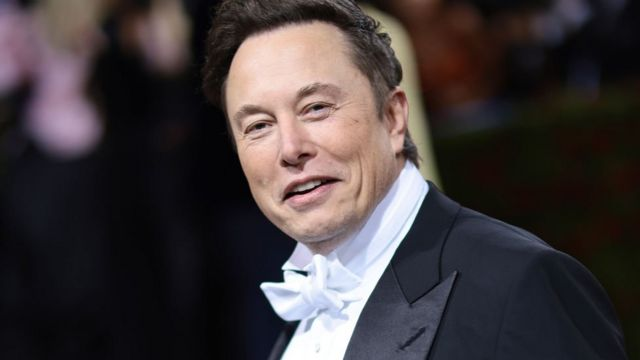
#> input picture data/elon_1.jpg, 640 x 360 px
$ jupyter execute 9_image_matching.ipynb
#> lines starting #> are read from the running program, lines starting #| are printed output that depends on the picture
# 9. Image Matching

## Table of Contents
1. [Libraries](#libraries)
1. [ORB Matching](#orb)
1. [SIFT Matching](#sift)

## Importing Libraries <a class="anchor" id="libraries" ></a>

[cell 1]
import cv2
import matplotlib.pyplot as plt
import numpy as np

# ORB (Oriented FAST and Rotated BRIEF) <a class="anchor" id="orb" ></a>

- Developed at OpenCV labs by Ethan Rublee, Vincent Rabaud, Kurt Konolige, and Gary R. Bradski in 2011
- Efficient and viable alternative to SIFT and SURF (patented algorithms)
- ORB is free to use
- Feature detection
- ORB builds on FAST keypoint detector + BRIEF descriptor

[cell 2]
#reading image
img = cv2.imread('data/elon_1.jpg')
#> img is the input picture: shape (360, 640, 3); mean B, G, R 58.6, 57.4, 64.9
img_color = cv2.cvtColor(img, cv2.COLOR_BGR2RGB)
img_gray = cv2.cvtColor(img, cv2.COLOR_BGR2GRAY)

plt.figure(figsize=(15, 8))
plt.subplot(1, 2, 1)
plt.imshow(img_color)
plt.subplot(1, 2, 2)
plt.imshow(img_gray, cmap="gray")
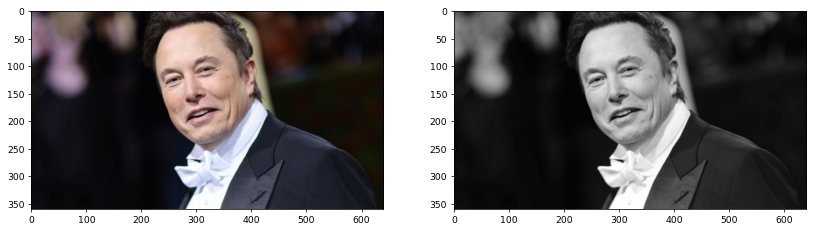
#> figure drawn by matplotlib, 2 panels

### Create test image by adding Scale Invariance and Rotational Invariance

[cell 3]
test_image = cv2.pyrDown(img_color)
test_image = cv2.pyrDown(test_image)
#> test_image: shape (90, 160, 3)
num_rows, num_cols = test_image.shape[:2]
#> num_rows = 90; num_cols = 160

rotation_matrix = cv2.getRotationMatrix2D((num_cols/2, num_rows/2), 30, 1)
test_image = cv2.warpAffine(test_image, rotation_matrix, (num_cols, num_rows))
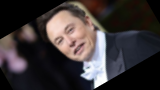
#> test_image: shape (90, 160, 3); mean R, G, B 59.7, 53.2, 53.9

test_gray = cv2.cvtColor(test_image, cv2.COLOR_RGB2GRAY)
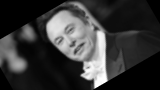
#> test_gray: shape (90, 160); min 0, max 255, mean 55.2

### Display traning image and testing image

[cell 4]
fx, plots = plt.subplots(1, 2, figsize=(20,10))

plots[0].set_title("Training Image")
plots[0].imshow(img_color)

plots[1].set_title("Testing Image")
plots[1].imshow(test_image)

### ORB

[cell 5]
orb = cv2.ORB_create()

[cell 6]
train_keypoints, train_descriptor = orb.detectAndCompute(img_color, None)
#> train_keypoints = 500 keypoints; strongest (x, y, size): (263, 285, 53.6), (263, 286, 64.3), (261, 285, 44.6), (279, 279, 77.1)
test_keypoints, test_descriptor = orb.detectAndCompute(test_gray, None)
#> test_keypoints = 42 keypoints; strongest (x, y, size): (101, 31, 31), (102, 33, 31), (98, 32, 31), (59, 46, 37.2)

keypoints_without_size = np.copy(img_color)
keypoints_with_size = np.copy(img_color)

cv2.drawKeypoints(img_color, train_keypoints, keypoints_without_size, color = (0, 255, 0))
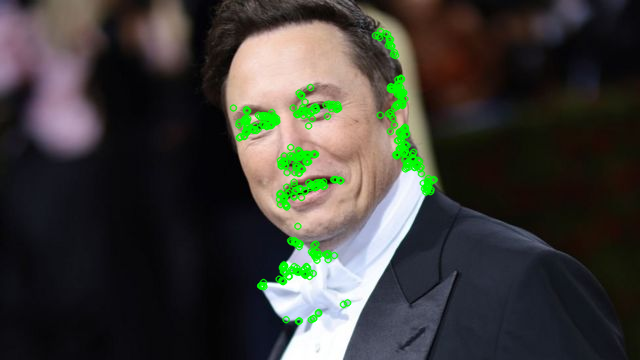
#> keypoints_without_size: shape (360, 640, 3); mean R, G, B 61.5, 60.6, 55.8

cv2.drawKeypoints(img_color, train_keypoints, keypoints_with_size, flags = cv2.DRAW_MATCHES_FLAGS_DRAW_RICH_KEYPOINTS)
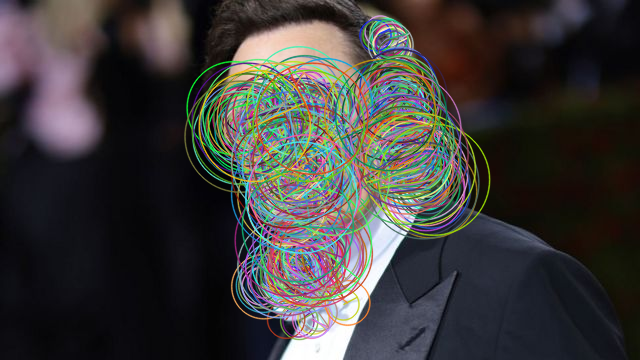
#> keypoints_with_size: shape (360, 640, 3); mean R, G, B 61.5, 59.5, 58.2

# Display image with and without keypoints size
fx, plots = plt.subplots(1, 2, figsize=(20,10))

plots[0].set_title("Train keypoints With Size")
plots[0].imshow(keypoints_with_size, cmap='gray')

plots[1].set_title("Train keypoints Without Size")
plots[1].imshow(keypoints_without_size, cmap='gray')

# Print the number of keypoints detected in the training image
print("Number of Keypoints Detected In The Training Image: ", len(train_keypoints))
#| Number of Keypoints Detected In The Training Image:  500

# Print the number of keypoints detected in the query image
print("Number of Keypoints Detected In The Query Image: ", len(test_keypoints))
#| Number of Keypoints Detected In The Query Image:  42

[cell 7]
# Create a Brute Force Matcher object.
bf = cv2.BFMatcher(cv2.NORM_HAMMING, crossCheck = True)

# Perform the matching between the ORB descriptors of the training image and the test image
matches = bf.match(train_descriptor, test_descriptor)
#> matches = 30 matches

# The matches with shorter distance are the ones we want.
matches = sorted(matches, key = lambda x : x.distance)

result = cv2.drawMatches(img_color, train_keypoints, test_gray, test_keypoints, matches, test_gray, flags = 2)
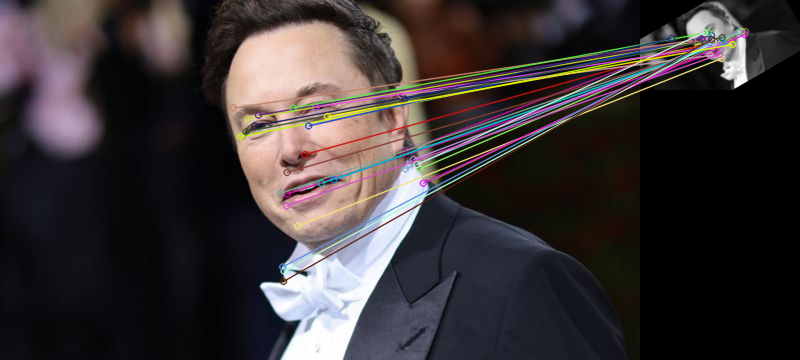
#> result: shape (360, 800, 3); mean R, G, B 57.9, 51.6, 52.7

# Display the best matching points
plt.rcParams['figure.figsize'] = [14.0, 7.0]
plt.title('Best Matching Points')
plt.imshow(result)
plt.show()

# Print total number of matching points between the training and query images
print("\nNumber of Matching Keypoints Between The Training and Query Images: ", len(matches))
#| Number of Matching Keypoints Between The Training and Query Images:  30

## SIFT Matching (Scale Invariant Feature Transform) <a class="anchor" id="sift" ></a>

[cell 8]
img1 = cv2.imread('data/elon_1.jpg')
gray1 = cv2.cvtColor(img1, cv2.COLOR_BGR2GRAY)

#keypoints
sift = cv2.SIFT_create()
keypoints_1, descriptors_1 = sift.detectAndCompute(img1,None)
#> keypoints_1 = 291 keypoints; strongest (x, y, size): (305, 273, 3.9), (265, 286, 6), (412, 188, 25.8), (298, 272, 2.7)

img_1 = cv2.drawKeypoints(gray1,keypoints_1,img1)
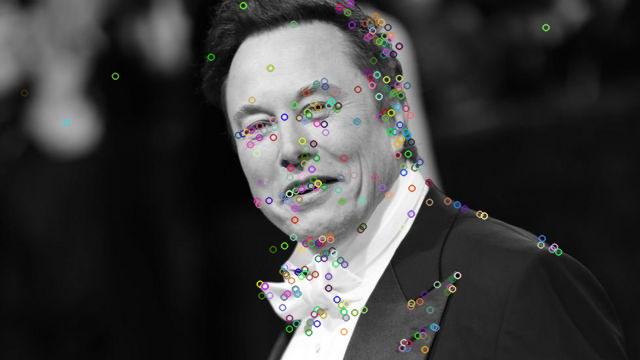
#> img_1: shape (360, 640, 3); mean B, G, R 59.6, 59.8, 59.9
plt.imshow(img_1)

### Matching different images

[cell 9]
# read images
img1 = cv2.imread('data/elon_1.jpg')
img2 = cv2.imread('data/elon_2.png')
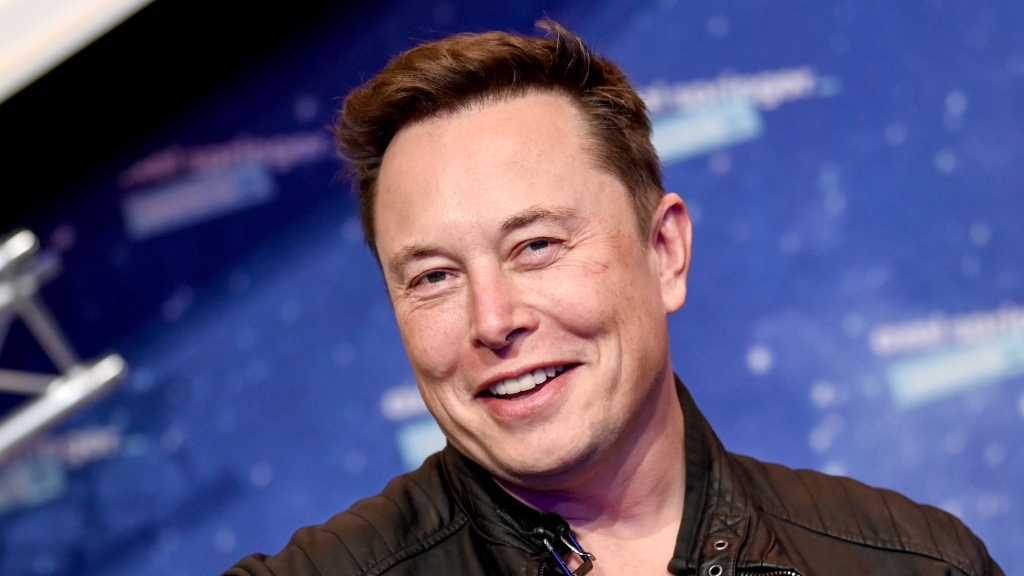
#> input picture data/elon_2.png, 1024 x 576 px
#> img2 is the input picture: shape (576, 1024, 3); mean B, G, R 121.2, 83, 86.7

img1 = cv2.cvtColor(img1, cv2.COLOR_BGR2GRAY)
img2 = cv2.cvtColor(img2, cv2.COLOR_BGR2GRAY)
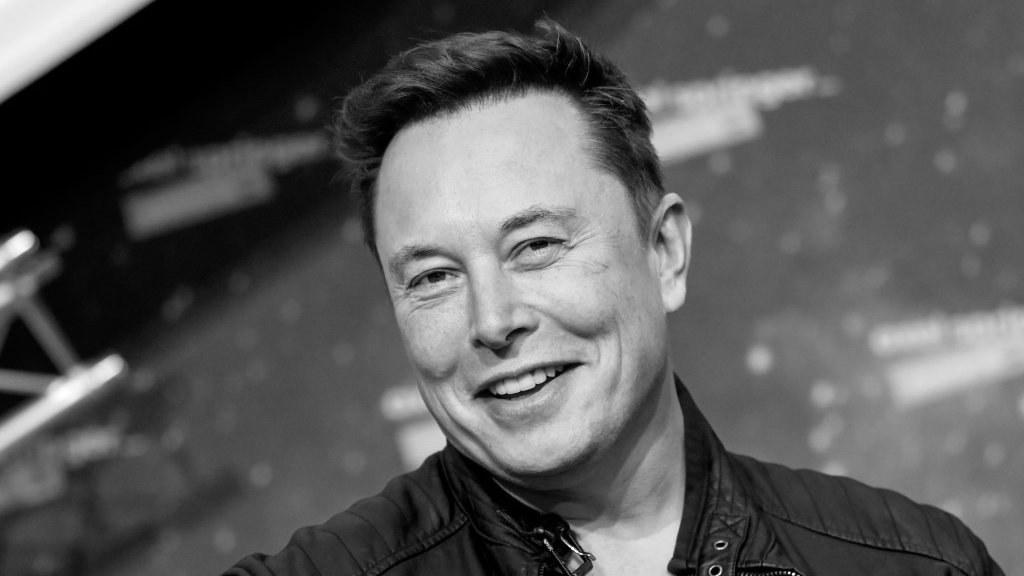
#> img2: shape (576, 1024); min 0, max 255, mean 88.4

figure, ax = plt.subplots(1, 2, figsize=(16, 8))

ax[0].imshow(img1, cmap='gray')
ax[1].imshow(img2, cmap='gray')

### Extracting Keypoints with SIFT

[cell 10]
#sift
sift = cv2.SIFT_create()

keypoints_1, descriptors_1 = sift.detectAndCompute(img1,None)
keypoints_2, descriptors_2 = sift.detectAndCompute(img2,None)
#> keypoints_2 = 734 keypoints; strongest (x, y, size): (21, 243, 15.5), (572, 548, 2.3), (569, 546, 1.8), (108, 369, 17.3)

len(keypoints_1), len(keypoints_2)
#> Out = (291, 734)

### Feature Matching

[cell 11]
#feature matching
bf = cv2.BFMatcher(cv2.NORM_L1, crossCheck=True)

matches = bf.match(descriptors_1,descriptors_2)
#> matches = 115 matches
matches = sorted(matches, key = lambda x:x.distance)

img3 = cv2.drawMatches(img1, keypoints_1, img2, keypoints_2, matches[:50], img2, flags=2)
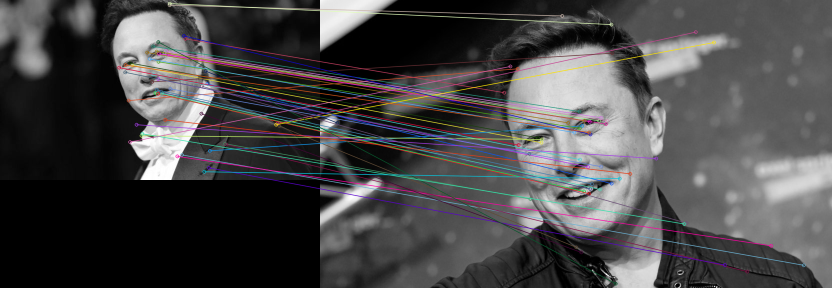
#> img3: shape (576, 1664, 3) (shown at 1/2 size); mean of channels 0, 1, 2 72, 71.1, 72.1; drawn as B, G, R
plt.imshow(img3),plt.show()
